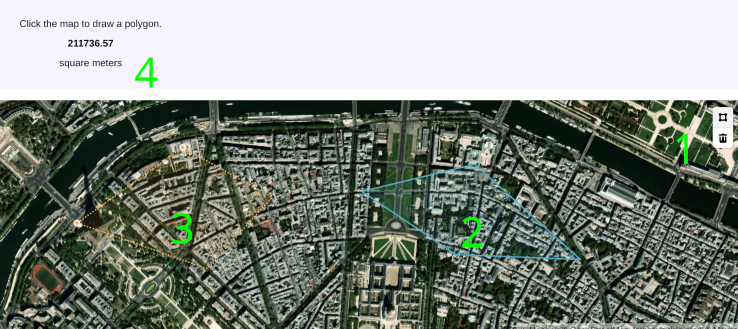
#> input picture cp2/ControlPanel/static_cp/ddl_doc/assets/geojson_example.CtEwagbt.png, 1476 x 657 px (shown at 1/2 size)
$ python -i IPOLImage.py   (imports and definitions only)
#> lines starting #> are read from the running program, lines starting #| are printed output that depends on the picture
#!/usr/bin/python
# -*- coding: utf-8 -*-
# GNU General Public Licence (GPL)
#
# This program is free software; you can redistribute it and/or modify it under
# the terms of the GNU General Public License as published by the Free Software
# Foundation; either version 2 of the License, or (at your option) any later
# version.
# This program is distributed in the hope that it will be useful, but WITHOUT
# ANY WARRANTY; without even the implied warranty of MERCHANTABILITY or FITNESS
# FOR A PARTICULAR PURPOSE.  See the GNU General Public License for more
# details.
# You should have received a copy of the GNU General Public License along with
# this program; if not, write to the Free Software Foundation, Inc., 59 Temple
# Place, Suite 330, Boston, MA  02111-1307  USA
"""
Image, multipe formats handling
"""

from __future__ import print_function
from contextlib import contextmanager
import errno
import io
import os
import sys
import time

import cv2
import numpy as np

# [18 lines left out: function redirector, not called in this run]

class IPOLImage(object):
    '''
    Generic image class, dealing with the best python libraries for performances, and formats.
    Actually : OpenCV.
    Operations are done on a numpy matrix.
    Load : jpeg (uint8), png (uint8, uint16; alpha; colormap), tiff (uint8, uint16)
    Writes : jpeg (uint8), png (uint8, uint16; alpha), tiff (uint8, uint16)
    '''
    # don’t forget: ICC profile?, EXIF?
    def __init__(self, src):
        '''
        Construct an image object, load data according to src type when possible.
        None: set data later, see IPOLImage.load(file_path), IPOLImage.decode(string_bytes)
        numpy.ndarray: matrix like internal CV image
        str, unicode: file_path
        '''
        # Object build without file, data may be loaded by decode (low typing, no good test)
        if src is None:
            return
        # source is a data matrix
        if isinstance(src, np.ndarray):
            self.data = src
            return
        # source seems a file
        self.load(src)

    # [192 lines left out: functions load, decode, _props, blend_alpha, write, encode and 4 more, not called in this run]

    def resize(self, preserve_ratio=True, width=None, height=None, fx=None, fy=None, interpolation=None):
        '''
        Smart resize, according to different parameters
        '''

        if fx or fy:
            if not fx:
                fx = fy
            if not fy:
                fy = fx
            if interpolation: # keep requested interpolation
                pass
            elif fx > 0 and fy > 0: # augmentation, pixelise
                interpolation = cv2.INTER_NEAREST
            else: # diminution, for thumbnail, some interpolation
                interpolation = cv2.INTER_AREA
            self.data = cv2.resize(self.data, None, fx=fx, fy=fy, interpolation=interpolation)
            self._props()
            return

        src_height, src_width = self.data.shape[:2]
        dest_width, dest_height = width, height
        # problem
        if not width > 0 and not height > 0:
            raise ValueError("Bad arguments, at least zoom or (width and/or height)")

        # containing box
        if dest_width > 0 and dest_height > 0:
            if preserve_ratio:
                ratio_width = float(dest_width) / src_width
                ratio_height = float(dest_height) / src_height
                if ratio_width < ratio_height:
                    dest_height *= ratio_width
                else:
                    dest_width *= ratio_height
        # forced height
        elif dest_height > 0:
            max_width = 2*dest_height # avoid extreme ratio
            # if src image is for example a line of 1 pixel height, keep original height
            if src_height < 10:
                dest_height = src_height
            dest_width = int(round(float(src_width * dest_height) / src_height))
            dest_width = min(dest_width, src_width, max_width)
            if dest_width <= 0:
                dest_width = src_width
        # forced width
        elif dest_width > 0:
            max_height = 2*dest_width # avoid extreme ratio
            # if src image is for example a line of 1 pixel width, keep original width
            if src_width < 10:
                dest_width = src_width
            dest_height = int(round(float(src_height * dest_width) / src_width))
            dest_height = min(dest_height, src_height, max_height)
            if dest_height <= 0:
                dest_height = src_height
        # dtype of matrix is still kept
        if interpolation: # keep requested interpolation
            pass
        elif (dest_width > src_width) or (dest_height > src_height): # augmentation, pixelise
            interpolation = cv2.INTER_NEAREST
        else: # diminution, for thumbnail, some interpolation
            interpolation = cv2.INTER_AREA
        self.data = cv2.resize(self.data, (dest_width, dest_height), interpolation=interpolation)
        self._props()

    # [88 lines left out: functions crop, convert, convert_matrix, not called in this run]

>>> import cv2
>>> picture = cv2.imread('../../../../cp2/ControlPanel/static_cp/ddl_doc/assets/geojson_example.CtEwagbt.png', cv2.IMREAD_GRAYSCALE)
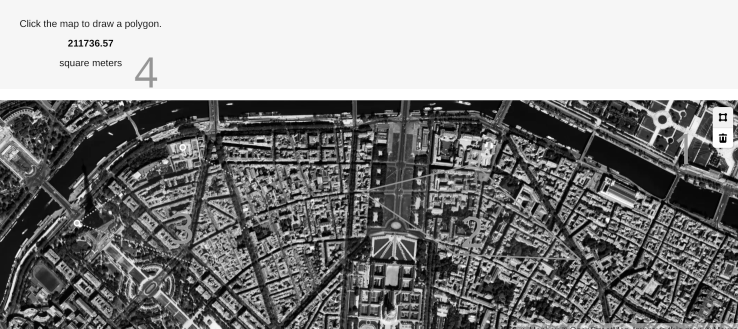
#> picture: shape (657, 1476) (shown at 1/2 size); min 0, max 255, mean 134.5
>>> result = IPOLImage(picture).resize()
#> (the run stopped early here; a loop or call above may not have finished)

$ run again, on cp2/ControlPanel/static_cp/ddl_doc/assets/image_gallery_example.Dag5AMIK.png
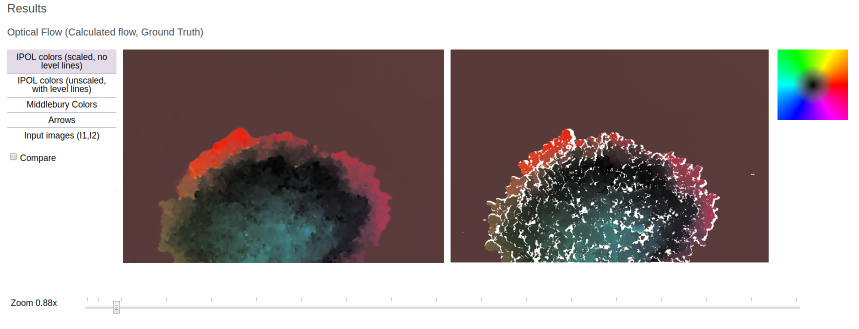
#> input picture cp2/ControlPanel/static_cp/ddl_doc/assets/image_gallery_example.Dag5AMIK.png, 1717 x 657 px (shown at 1/2 size)
#> `picture = cv2.imread('../../../../cp2/ControlPanel/static_cp/ddl_doc/a..`:
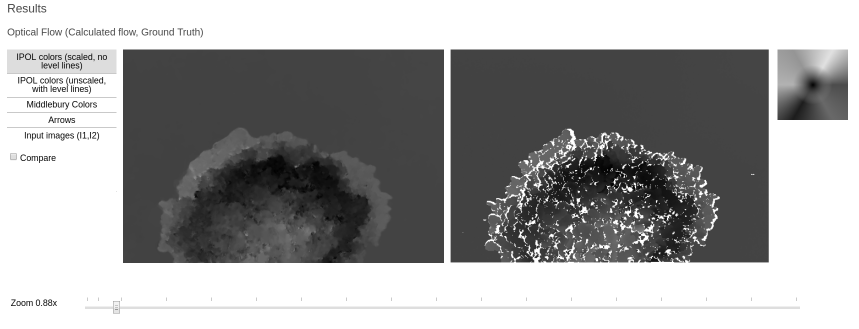
#> picture: shape (657, 1717) (shown at 1/2 size); min 0, max 255, mean 161.2
